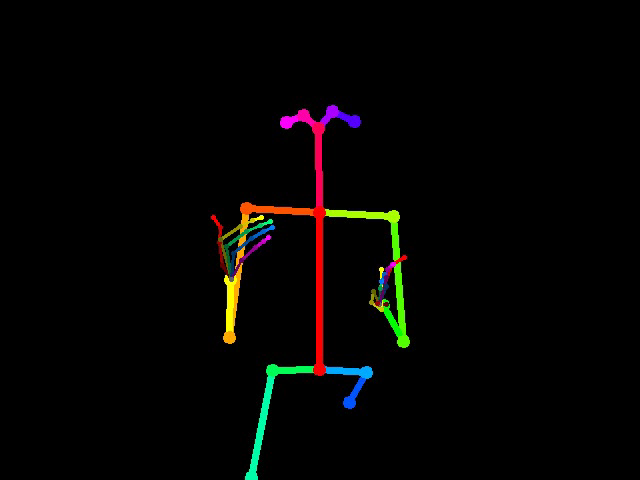
#> input picture frame 2 of writeup_videos_images/openpose_AGAIN_c4_skeleton.mov, 640 x 480 px, given in place of ASL_2006_10_10_scene2-camera1_AGAIN_v0_9.mov, which was not available
$ jupyter execute --allow-errors 1_explore_optical_flow.ipynb
#> lines starting #> are read from the running program, lines starting #| are printed output that depends on the picture; after the words box and inside, x2 and y2 are one past the last pixel; in counts of white or black regions, pixels touching at a corner belong together; pictures that were not available may be replaced by others from this repository, and a replacement may not be noted
[cell 1]
import numpy as np
import cv2
import os
from matplotlib import pyplot as plt

[cell 2]
project_path = r'D:\UCBerkeley\CourseWork\202001\W251\Homework\Project'
dir_train = 'train_videos'
test_video = 'ASL_2006_10_10_scene2-camera1_AGAIN_v0_9.mov'
# test_video = 'ASL_2008_01_11_scene9-camera1_AGAIN_v0_0.mov'
# test_video = 'ASL_2011_06_08_Brady_scene33-camera1_DEPOSIT_v0_4.mov'
cap = cv2.VideoCapture(os.path.join(project_path, dir_train, test_video))

[cell 3]
ret, first_frame = cap.read()
#> first_frame is the input picture: shape (480, 640, 3); mean B, G, R 2.6, 4, 4.7
plt.imshow(first_frame)

[cell 4]
plt.hist(first_frame.ravel(),256,[0,256]); plt.show()
#> after `plt.hist(first_frame.ravel(), 256, [0, 256])`:
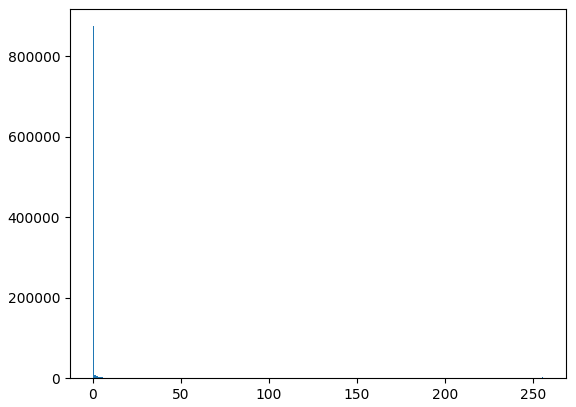
#> figure drawn by matplotlib, 1 panel; tallest bar 874459 high, from x = 0 to 1

[cell 5]
first_frame.shape
#> Out = (480, 640, 3)

[cell 6]
# Reference for this cell: https://docs.opencv.org/4.0.0-beta/d4/d8c/tutorial_py_shi_tomasi.html
prev_gray = cv2.cvtColor(first_frame,cv2.COLOR_BGR2GRAY)
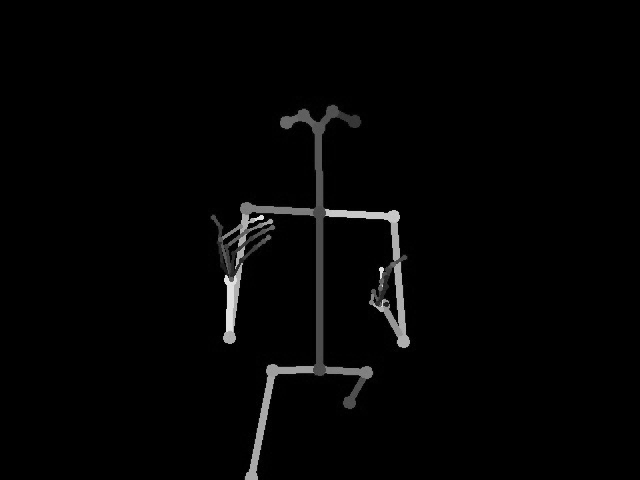
#> prev_gray: shape (480, 640); min 0, max 233, mean 4.1

upper_body_cascade = cv2.CascadeClassifier(r'D:\UCBerkeley\CourseWork\202001\W251\Homework\Project\haarcascade_frontalface_default.xml')
upper_body = upper_body_cascade.detectMultiScale(first_frame, scaleFactor=1.2 , minNeighbors=1)
#> upper_body = ()
print(upper_body)

# Only keep the first upper body detection
#> (the rest of this cell did not finish here and is left out)

[cell 7]
def valid_point(x, y):
    valid = True
    # Only keep the upper body
    # if upper_x < x < upper_x + upper_w and upper_y < y < upper_y + upper_h:
    #     valid = True
    # Do not detect edges for the top left corner where frame number is displayed
    if x < 200 and y < 100:
        valid = False
    return valid

[cell 8]
# Reference for cv2.goodFeaturesToTrack: https://docs.opencv.org/2.4/modules/imgproc/doc/feature_detection.html?highlight=goodfeaturestotrack
prev_corners = cv2.goodFeaturesToTrack(prev_gray, maxCorners=50,qualityLevel=0.01,minDistance=10)
#> prev_corners = 50 rows, first 8: [226, 275], [262, 218], [326, 214], [380, 268], [250, 217], [238, 230], [242, 263], [239, 245]
prev_corners_int = np.int0(prev_corners)
#> prev_corners_int has the same summary as prev_corners
# Plot the good features to track
for i in prev_corners_int:
    x,y = i.ravel()
    # Check whether the point is valid
    if valid_point(x, y):
        cv2.circle(first_frame,(x,y),3,255,-1)
#> this loop made 50 passes
#> (x, y) on passes 1 to 12: (226, 275), (262, 218), (326, 214), (380, 268), (250, 217), (238, 230), (242, 263), (239, 245), (383, 312), (397, 222), (399, 262), (398, 212)
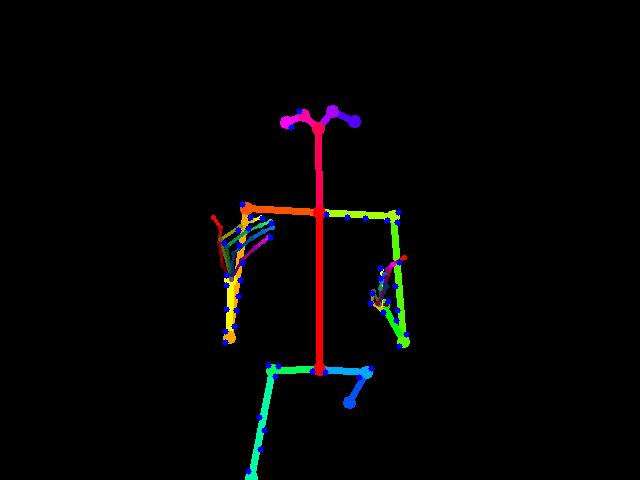
#> first_frame: shape (480, 640, 3); 0.47% of pixels changed, all inside (x1, y1, x2, y2) = (221, 108, 410, 475)

plt.imshow(first_frame),plt.show()

[cell 9]
mask = np.zeros_like(first_frame)
# Parameters for Lucas-Kanade optical flow
lk_params = dict(winSize = (15,15), maxLevel = 1, criteria = (cv2.TERM_CRITERIA_EPS | cv2.TERM_CRITERIA_COUNT, 10, 0.03))
#> lk_params = {'winSize': (15, 15), 'maxLevel': 1, 'criteria': (3, 10, 0.03)}
# Variable for color to draw optical flow track
color = (0, 255, 0)
while(cap.isOpened()):
    # ret = a boolean return value from getting the frame, frame = the current frame being projected in the video
    ret, frame = cap.read()
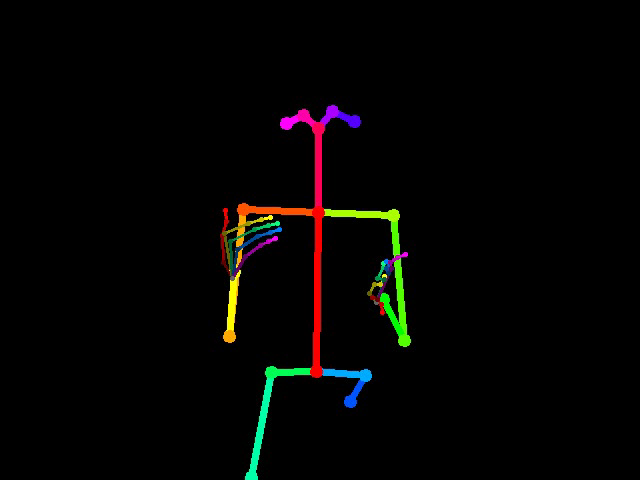
#> input picture frame 3 of writeup_videos_images/openpose_AGAIN_c4_skeleton.mov, 640 x 480 px, given in place of ASL_2006_10_10_scene2-camera1_AGAIN_v0_9.mov, which was not available
#> frame is the input picture: shape (480, 640, 3); mean B, G, R 2.6, 4, 4.5
    # Converts each frame to grayscale - we previously only converted the first frame to grayscale
    frame = cv2.convertScaleAbs(frame, alpha=2, beta=0)
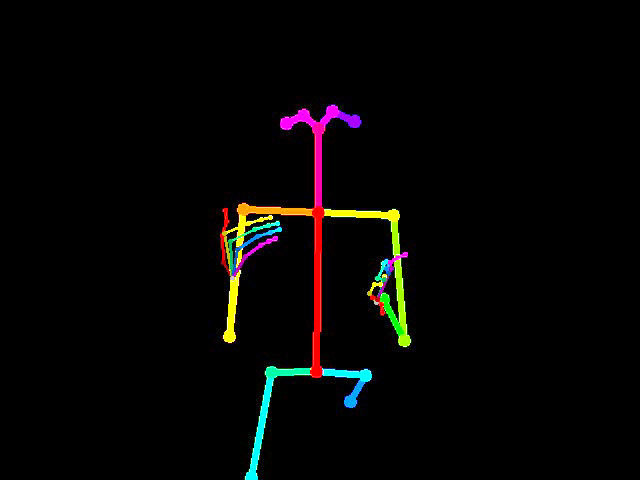
#> frame: shape (480, 640, 3); mean B, G, R 3.9, 5, 5.9
    try:
        gray = cv2.cvtColor(frame, cv2.COLOR_BGR2GRAY)
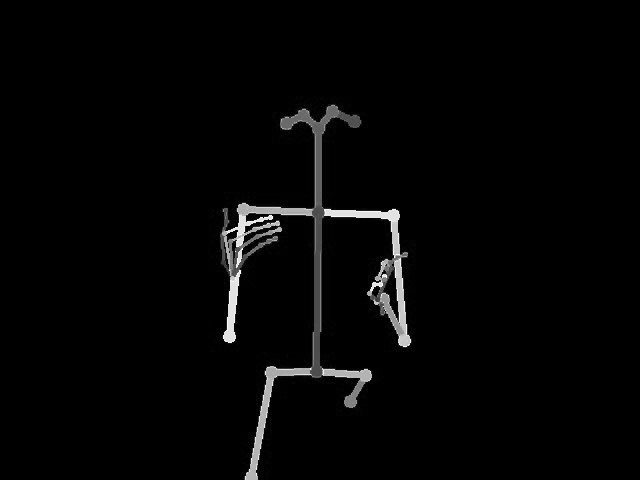
#> gray: shape (480, 640); min 0, max 255, mean 5.2
    except:
        break
    # Calculates sparse optical flow by Lucas-Kanade method
    # https://docs.opencv.org/3.0-beta/modules/video/doc/motion_analysis_and_object_tracking.html#calcopticalflowpyrlk
    next_corners, status, error = cv2.calcOpticalFlowPyrLK(prev_gray, gray, prev_corners, None, **lk_params)
#> next_corners = 50 rows, first 8: [230.2, 269.5], [270.5, 218.3], [324.7, 213.6], [381.8, 261.5], [247.4, 219.4], [234.9, 230.6], [241.1, 267.4], [236.8, 246.3]; status = 50 values from 1 to 1; error = 50 values, max 61.22 at index 23, min 6.46 at index 44, mean 25.69
    # Selects good feature points for previous position
    temp_prev = prev_corners[status == 1]
#> temp_prev = 50 pairs, first value 224 to 406, second value 111 to 471
    # Selects good feature points for next position
    temp_next = next_corners[status == 1]
#> temp_next = 50 pairs, first value 224.7 to 407.4, second value 110.5 to 470.8
    prev_corners_good =[]
    for i in temp_prev:
        x,y = i.ravel()
        if valid_point(x, y):
            prev_corners_good.append(np.array([x,y]))
#> after the loop, prev_corners_good has the same summary as temp_prev
    prev_corners_good = np.array(prev_corners_good)
    next_corners_good =[]
    for i in temp_next:
        x,y = i.ravel()
        if valid_point(x, y):
            next_corners_good.append(np.array([x,y]))
#> this loop made 50 passes
#> (x, y) on passes 1 to 12: (230.2, 269.5), (270.5, 218.3), (324.7, 213.6), (381.8, 261.5), (247.4, 219.4), (234.9, 230.6), (241.1, 267.4), (236.8, 246.3), (382.3, 306.8), (397, 221.3), (399.2, 258.4), (398.2, 210.8)
#> after the loop, next_corners_good has the same summary as temp_next
    next_corners_good = np.array(next_corners_good)
    # Draws the optical flow tracks
    for i, (new, old) in enumerate(zip(next_corners_good, prev_corners_good)):
        # Returns a contiguous flattened array as (x, y) coordinates for new point
        a, b = new.ravel()
        # Returns a contiguous flattened array as (x, y) coordinates for old point
        c, d = old.ravel()
        # Draws line between new and old position with green color and 2 thickness
        mask = cv2.line(mask, (a, b), (c, d), color, 2)
        # Draws filled circle (thickness of -1) at new position with green color and radius of 3
        frame = cv2.circle(frame, (a, b), 3, color, -1)
#> this loop made 50 passes
#> (a, b, c, d) on passes 1 to 12: (230.2, 269.5, 226, 275), (270.5, 218.3, 262, 218), (324.7, 213.6, 326, 214), (381.8, 261.5, 380, 268), (247.4, 219.4, 250, 217), (234.9, 230.6, 238, 230), (241.1, 267.4, 242, 263), (236.8, 246.3, 239, 245), (382.3, 306.8, 383, 312), (397, 221.3, 397, 222), (399.2, 258.4, 399, 262), (398.2, 210.8, 398, 212)
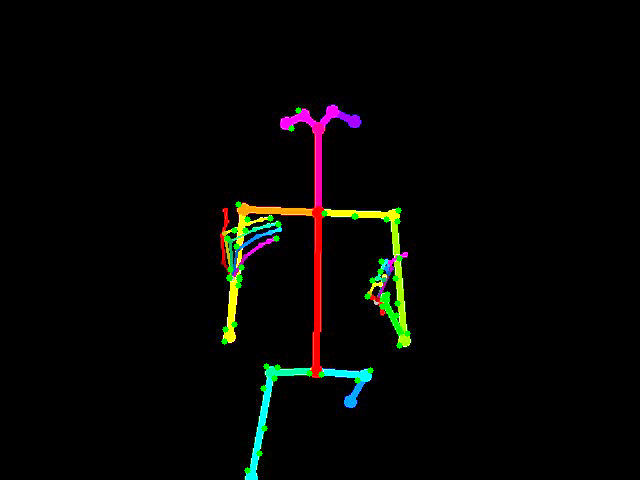
#> frame: shape (480, 640, 3); mean B, G, R 3.6, 5.7, 5.5
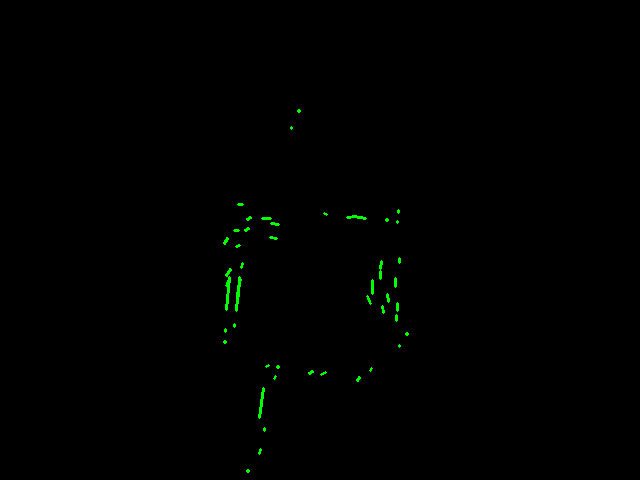
#> mask: shape (480, 640, 3); mean of channels 0, 1, 2 0, 0.9, 0; drawn as B, G, R
    # Overlays the optical flow tracks on the original frame
    output = cv2.add(frame, mask)
    # Updates previous frame
    prev_gray = gray.copy()
    # Updates previous good feature points
    prev_corners = next_corners_good.reshape(-1, 1, 2)
#> prev_corners has the same summary as next_corners
    # Opens a new window and displays the output frame
    # cv2.imshow("sparse optical flow", output)
    plt.imshow(output),plt.show()
    # Frames are read by intervals of 10 milliseconds. The programs breaks out of the while loop when the user presses the 'q' key
    if cv2.waitKey(10) & 0xFF == ord('q'):
#> (key q is pressed here)
        break
# The following frees up resources and closes all windows
cap.release()
cv2.destroyAllWindows()

$ run again, starting later in the video
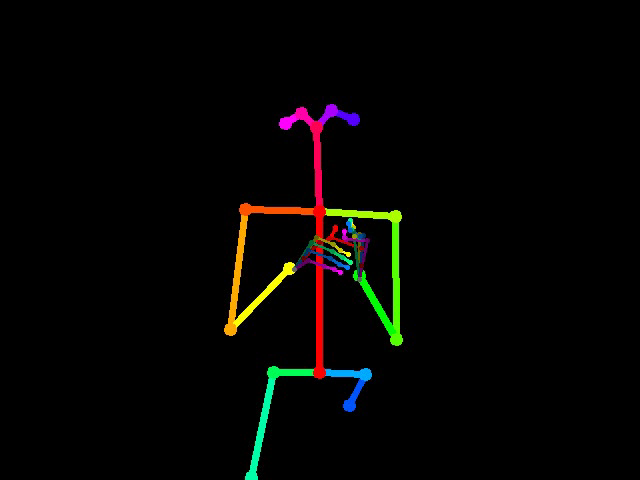
#> input picture frame 12 of writeup_videos_images/openpose_AGAIN_c4_skeleton.mov, 640 x 480 px, given in place of ASL_2006_10_10_scene2-camera1_AGAIN_v0_9.mov, which was not available
#> first_frame is the input picture: shape (480, 640, 3); mean B, G, R 2.7, 4.5, 4.9
#> upper_body = ()
#> `prev_corners = cv2.goodFeaturesToTrack(prev_gray, maxCorners=50,qualit..`: prev_corners = 50 rows, first 8: [293, 272], [235, 319], [349, 253], [285, 264], [347, 218], [389, 212], [325, 209], [363, 271]
#> prev_corners_int has the same summary as prev_corners
#> the loop `for i in prev_corners_int:` made 50 passes
#> after the loop `for i in prev_corners_int:`:
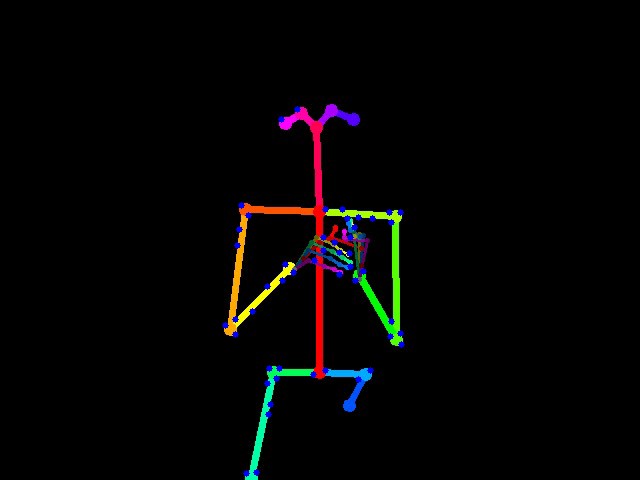
#> first_frame: shape (480, 640, 3); 0.47% of pixels changed, all inside (x1, y1, x2, y2) = (222, 106, 405, 477)
#> lk_params = {'winSize': (15, 15), 'maxLevel': 1, 'criteria': (3, 10, 0.03)}
#> next_corners = 50 rows, first 8: [292.6, 271.9], [236.9, 320.1], [355.4, 253.8], [284, 263.8], [349, 218.2], [388.1, 211.1], [325, 208.8], [364.5, 271.2]; status = 50 values from 1 to 1; error = 50 values, max 54.55 at index 28, min 4.88 at index 27, mean 22.81
#> temp_prev = 50 pairs, first value 225 to 401, second value 109 to 473
#> temp_next = 50 pairs, first value 226.7 to 401.3, second value 108.5 to 472.8
#> the loop `for i in temp_prev:` made 50 passes
#> after the loop `for i in temp_prev:`: prev_corners_good has the same summary as temp_prev
#> the loop `for i in temp_next:` made 50 passes
#> after the loop `for i in temp_next:`: next_corners_good has the same summary as temp_next
#> the loop `for i, (new, old) in enumerate(zip(next_corners_good, prev_corners_goo..` made 50 passes
#> (a, b, c, d) on passes 1 to 8: (292.6, 271.9, 293, 272), (236.9, 320.1, 235, 319), (355.4, 253.8, 349, 253), (284, 263.8, 285, 264), (349, 218.2, 347, 218), (388.1, 211.1, 389, 212), (325, 208.8, 325, 209), (364.5, 271.2, 363, 271)
#> after the loop `for i, (new, old) in enumerate(zip(next_corners_good, prev_corners_goo..`:
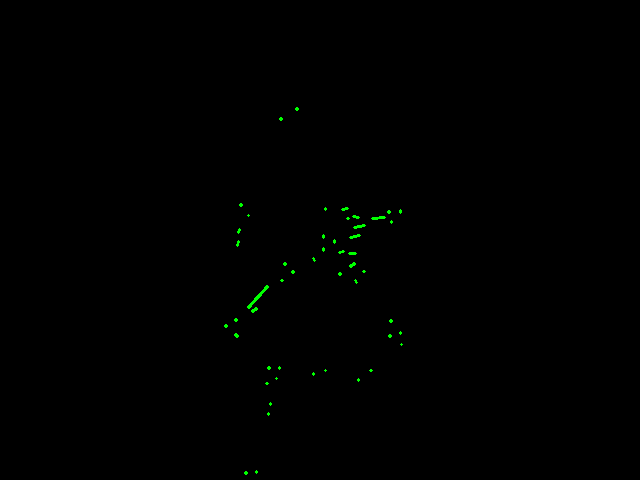
#> mask: shape (480, 640, 3); mean of channels 0, 1, 2 0, 0.6, 0; drawn as B, G, R
#> `prev_corners = next_corners_good.reshape(-1, 1, 2)`: prev_corners has the same summary as next_corners

$ run again, starting later in the video
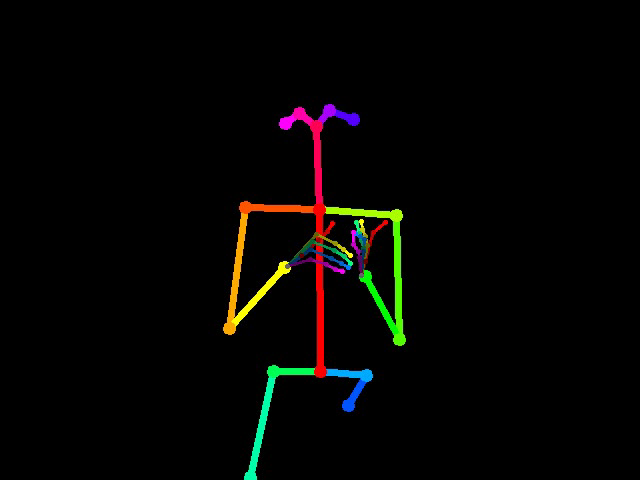
#> input picture frame 22 of writeup_videos_images/openpose_AGAIN_c4_skeleton.mov, 640 x 480 px, given in place of ASL_2006_10_10_scene2-camera1_AGAIN_v0_9.mov, which was not available
#> first_frame is the input picture: shape (480, 640, 3); mean B, G, R 2.7, 4.6, 5
#> upper_body = ()
#> `prev_corners = cv2.goodFeaturesToTrack(prev_gray, maxCorners=50,qualit..`: prev_corners = 50 rows, first 8: [288, 262], [362, 220], [351, 256], [390, 211], [326, 212], [235, 315], [226, 322], [401, 211]
#> prev_corners_int has the same summary as prev_corners
#> the loop `for i in prev_corners_int:` made 50 passes
#> after the loop `for i in prev_corners_int:`:
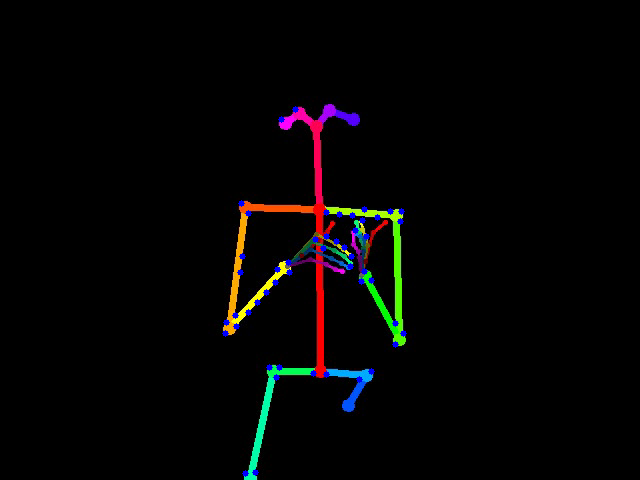
#> first_frame: shape (480, 640, 3); 0.47% of pixels changed, all inside (x1, y1, x2, y2) = (222, 106, 407, 477)
#> lk_params = {'winSize': (15, 15), 'maxLevel': 1, 'criteria': (3, 10, 0.03)}
#> next_corners = 50 rows, first 8: [286.5, 263.8], [359.5, 219.6], [350.1, 256.8], [392.6, 211.5], [324.5, 211.9], [234.8, 316.4], [226.7, 324.2], [399.6, 212.2]; status = 50 values from 1 to 1; error = 50 values, max 60.33 at index 19, min 8.88 at index 32, mean 29.48
#> temp_prev = 50 pairs, first value 225 to 403, second value 109 to 473
#> temp_next = 50 pairs, first value 226.2 to 399.9, second value 110.3 to 475.3
#> the loop `for i in temp_prev:` made 50 passes
#> after the loop `for i in temp_prev:`: prev_corners_good has the same summary as temp_prev
#> the loop `for i in temp_next:` made 50 passes
#> after the loop `for i in temp_next:`: next_corners_good has the same summary as temp_next
#> the loop `for i, (new, old) in enumerate(zip(next_corners_good, prev_corners_goo..` made 50 passes
#> (a, b, c, d) on passes 1 to 8: (286.5, 263.8, 288, 262), (359.5, 219.6, 362, 220), (350.1, 256.8, 351, 256), (392.6, 211.5, 390, 211), (324.5, 211.9, 326, 212), (234.8, 316.4, 235, 315), (226.7, 324.2, 226, 322), (399.6, 212.2, 401, 211)
#> after the loop `for i, (new, old) in enumerate(zip(next_corners_good, prev_corners_goo..`:
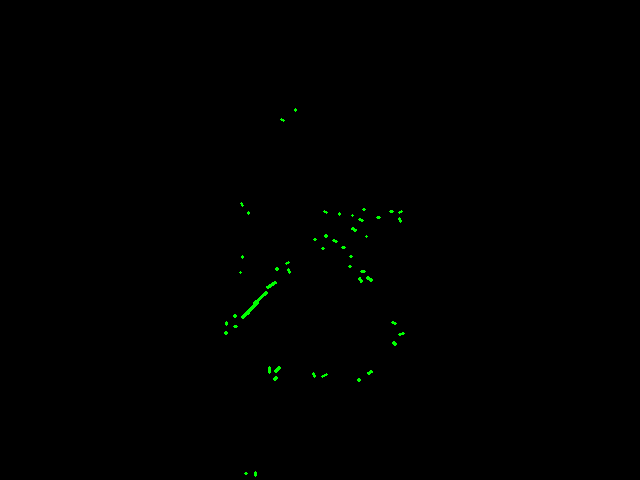
#> mask: shape (480, 640, 3); mean of channels 0, 1, 2 0, 0.6, 0; drawn as B, G, R
#> `prev_corners = next_corners_good.reshape(-1, 1, 2)`: prev_corners has the same summary as next_corners
